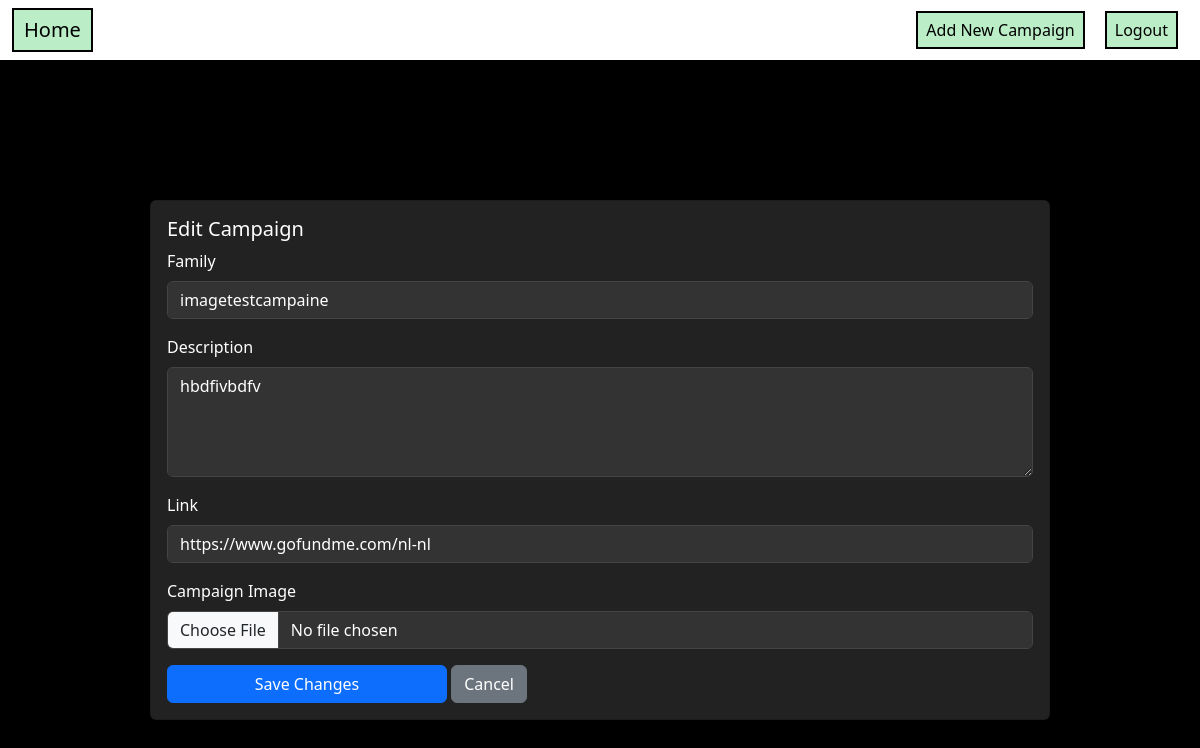
/edit.php?id=12 (signed in), run on the app's committed database.
### tables this page shows
CREATE TABLE `campaigns` (
  `id` int(11) NOT NULL,
  `family` varchar(50) NOT NULL,
  `description` varchar(1500) NOT NULL,
  `link` varchar(250) NOT NULL,
  `image` varchar(255) DEFAULT NULL
);

### edit.php (the view, shortened to what this page needs)
<?php
include_once "db.php";
if (isset($_GET["id"])) {
    $id = $_GET["id"];
} else {
    echo "ERROR: PROGRAM WORDT NIET UITGEVOERD!";
    exit();
}
$getcampains = $conn->prepare("SELECT * FROM `campaigns` WHERE id = :id");
$getcampains->bindParam(":id", $id);
$getcampains->execute();
$campains = $getcampains->fetch();
?>
<!DOCTYPE html>
<html lang="en">
<head>
    <link rel="stylesheet" href="css/style.css">
    <link href="https://cdn.jsdelivr.net/npm/bootstrap@5.3.3/dist/css/bootstrap.min.css" rel="stylesheet">
</head>
<body>
    <nav class="navbar navbar-expand-lg navbar-custom">
        <div class="container-fluid">
            <a class="navbar-brand" href="index.php">Home</a>
            <div class="collapse navbar-collapse" id="navbarNav">
                <ul class="navbar-nav ms-auto">
                    <?php if ($_SESSION["loggedInUser"]["role"] == 'admin') { ?>
                        <li class="nav-item"><a class="nav-link" href="add.php">Add New Campaign</a></li>
                    <?php } ?>
                    <li class="nav-item"><a class="nav-link" href="logout.php">Logout</a></li>
                </ul>
            </div>
        </div>
    </nav>
    <div class="container">
        <div class="card w-100">
            <div class="card-body">
                <h5 class="card-title">Edit Campaign</h5>
                <form method="POST" enctype="multipart/form-data">
                    <div class="mb-3">
                        <label for="family" class="form-label">Family</label>
                        <input type="text" class="form-control" id="family" name="family" value="<?php echo $campains["family"]; ?>" required>
                    </div>
                    <div class="mb-3">
                        <label for="description" class="form-label">Description</label>
                        <textarea class="form-control" id="description" name="description" rows="4" required><?php echo $campains["description"]; ?></textarea>
                    </div>
                    <div class="mb-3">
                        <label for="link" class="form-label">Link</label>
                        <input type="url" class="form-control" id="link" name="link" value="<?php echo $campains["link"]; ?>" required>
                    </div>
                    <div class="mb-3">
                        <label for="image" class="form-label">Campaign Image</label>
                        <input type="file" class="form-control" id="image" name="image" accept="image/*">
                    </div>
                    <button type="submit" class="btn btn-primary">Save Changes</button>
                    <a href="detail.php?id=<?php echo $campains["id"]; ?>" class="btn btn-secondary">Cancel</a>
                </form>
            </div>
        </div>
    </div>
</body>
</html>

### css/style.css (style rules this page uses)
body { background-color: black; height: 100%; margin: 0; }
.navbar-custom { width: 100%; background-color: white; padding: 10px 20px; display: flex; justify-content: flex-end ; }
.navbar-custom li { list-style: none; display: inline-block; margin: 0 10px; }
.navbar-custom a { color: black; text-decoration: none; border: 2px solid black; background-color: rgba(174, 235, 188, 0.836); padding: 5px 10px; }
.card { background-color: #222; }
.card-body a { color: white; }
.btn-primary { width: 35vh; }
.container { height: 100vh; display: flex; justify-content: center; align-items: center; }

### edit.php (style rules this page uses)
body, html { background-color: black; overflow: hidden; height: 100%; margin: 0; }
.container { height: 100vh; display: flex; justify-content: center; align-items: center; padding: 0 1rem; }
.card { max-width: 900px; background-color: #222; color: white; }
.form-label, .btn { color: white; }
.form-control { background-color: #333; border: 1px solid #444; color: white; }

### data on the page
campaigns: family "imagetestcampaine", description "hbdfivbdfv", link "https://www.gofundme.com/nl-nl"
